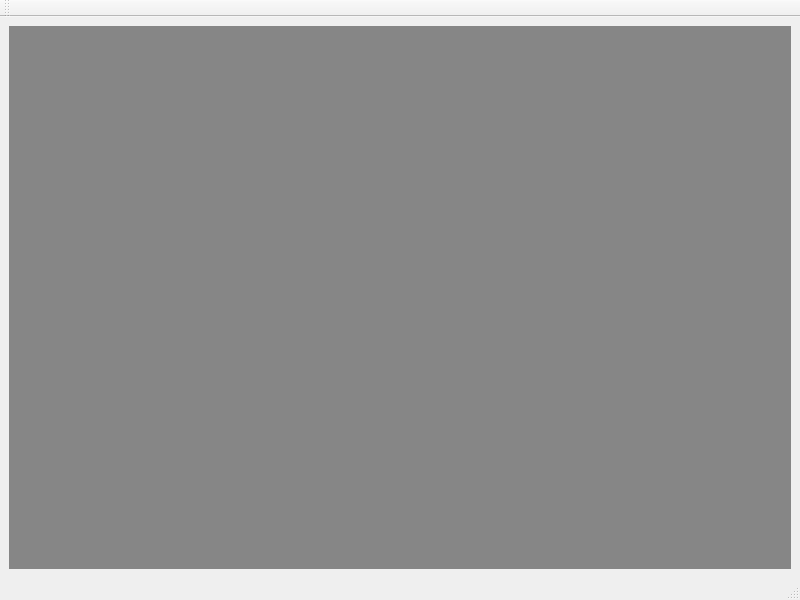
<?xml version="1.0" encoding="UTF-8"?>
<ui version="4.0">
 <class>mainWindow</class>
 <widget class="QMainWindow" name="mainWindow">
  <property name="geometry">
   <rect>
    <x>0</x>
    <y>0</y>
    <width>800</width>
    <height>600</height>
   </rect>
  </property>
  <property name="windowTitle">
   <string>Cyclops</string>
  </property>
  <widget class="QWidget" name="centralwidget">
   <layout class="QHBoxLayout" name="horizontalLayout">
    <item>
     <widget class="QMdiArea" name="mdiArea">
      <property name="verticalScrollBarPolicy">
       <enum>Qt::ScrollBarAsNeeded</enum>
      </property>
      <property name="horizontalScrollBarPolicy">
       <enum>Qt::ScrollBarAsNeeded</enum>
      </property>
      <property name="background">
       <brush brushstyle="SolidPattern">
        <color alpha="255">
         <red>134</red>
         <green>134</green>
         <blue>134</blue>
        </color>
       </brush>
      </property>
     </widget>
    </item>
   </layout>
  </widget>
  <widget class="QMenuBar" name="menubar">
   <property name="geometry">
    <rect>
     <x>0</x>
     <y>0</y>
     <width>800</width>
     <height>23</height>
    </rect>
   </property>
  </widget>
  <widget class="QStatusBar" name="statusbar"/>
  <widget class="QToolBar" name="toolBar">
   <property name="windowTitle">
    <string>toolBar</string>
   </property>
   <attribute name="toolBarArea">
    <enum>TopToolBarArea</enum>
   </attribute>
   <attribute name="toolBarBreak">
    <bool>false</bool>
   </attribute>
  </widget>
 </widget>
 <resources/>
 <connections/>
</ui>
